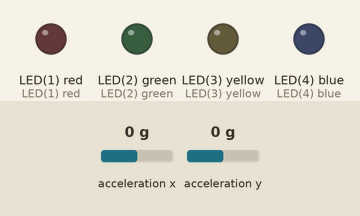
Simulated run of this program. Board: pyboard running MicroPython. On the bench: output pins drawn as LEDs (lit = HIGH). The test bench sets the inputs (shaded band); at power-on: acceleration x 0 g, acceleration y 0 g.

Above: at 1.2 s.
1.3 s: acceleration x set to -0.3 g
At 1.6 s:
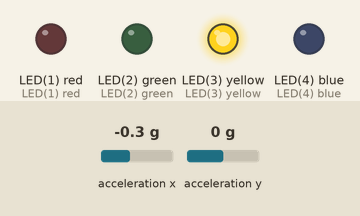
2.8 s: acceleration y set to -0.3 g
At 4.0 s:
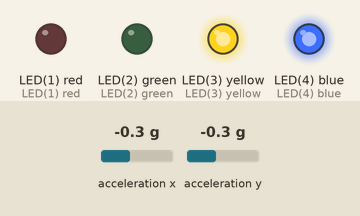
4.3 s: acceleration x set to 0 g
At 5.4 s:
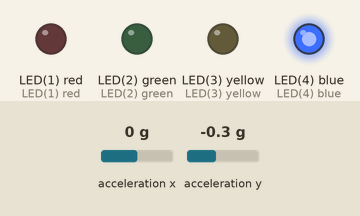
5.8 s: acceleration y set to 0.8 g
At 6.7 s:
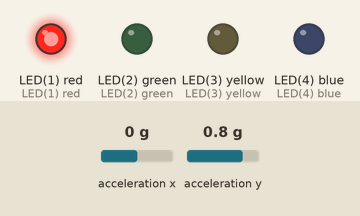
7.3 s: acceleration x set to -1.4 g
At 8.0 s:
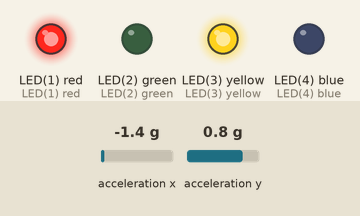
8.8 s: acceleration x set to 0.8 g
At 9.3 s:
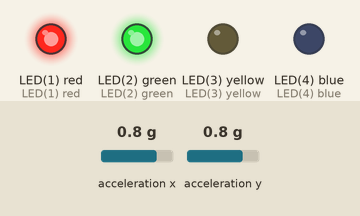
Timing chart, 0 to 11.3 s (numbered marks = the images above; inputs shaded):
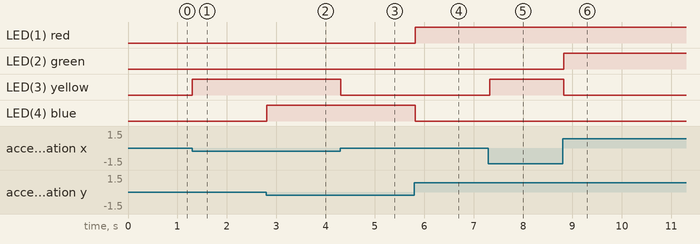

The program:

spirit_lvl_01.py
```python
# PyBoard - exercise using the accelerometer:
# This script utilizes the on-board accelerlmeter to indicate when the board is
# inclined (not level) similar to a spirit level.

# This file was created on 29/03/2017
# Author: George Kaimakis

import pyb

# create the led objects:
xlights = (pyb.LED(2), pyb.LED(3))
ylights = (pyb.LED(1), pyb.LED(4))

# create the accelerometer object:
accel = pyb.Accel()
# set the sensitivity of the system:
SENSITIVITY = 3

while True:
    # read the x axis:
    x = accel.x()

    # check if the x value is within the sensitivity range:
    if x > SENSITIVITY:
        xlights[0].on()
        xlights[1].off()
    elif x < -SENSITIVITY:
        xlights[1].on()
        xlights[0].off()
    else:
        xlights[0].off()
        xlights[1].off()

    # read the y axis:
    y = accel.y()
    # check if the y value is within the sensitivity range:
    if y > SENSITIVITY:
        ylights[0].on()
        ylights[1].off()
    elif y < -SENSITIVITY:
        ylights[1].on()
        ylights[0].off()
    else:
        ylights[0].off()
        ylights[1].off()

    pyb.delay(100)
```

Measured:
- the behaviour switches between -0.1 and -0.2 g on acceleration x (found by bisection; images 0 and 1)
- the behaviour switches between -0.1 and -0.2 g on acceleration y (found by bisection; images 1 and 2)
- after the input at 1.3 s, LED(3) yellow: LOW → HIGH at once
- after the input at 2.8 s, LED(4) blue: LOW → HIGH at once
- after the input at 4.3 s, LED(3) yellow: HIGH → LOW at once
- after the input at 5.8 s, LED(1) red: LOW → HIGH at once; LED(4) blue: HIGH → LOW at once
- after the input at 7.3 s, LED(3) yellow: LOW → HIGH at once
- after the input at 8.8 s, LED(2) green: LOW → HIGH at once; LED(3) yellow: HIGH → LOW at once
